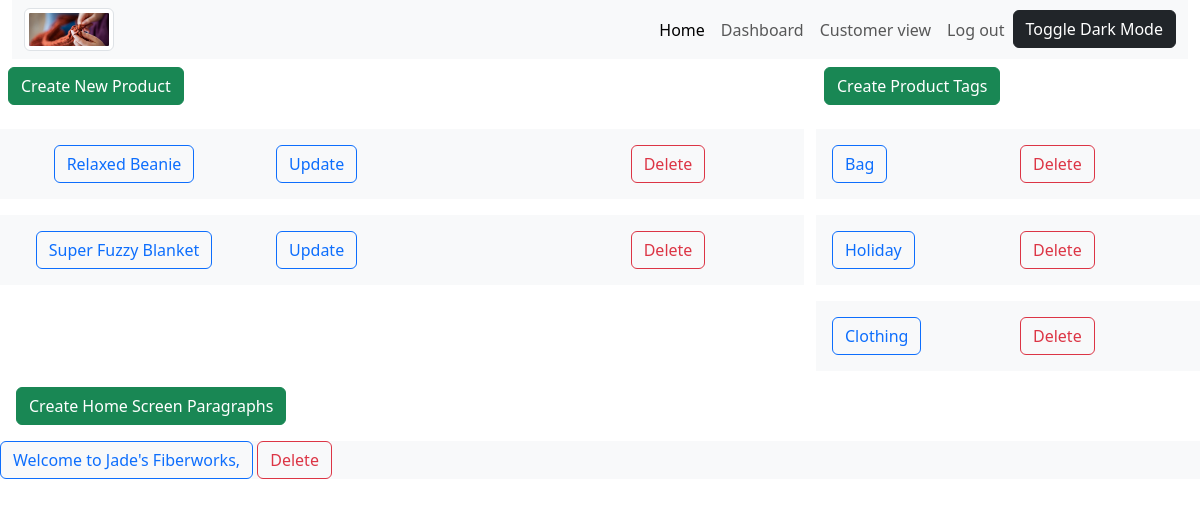
Before: /dashboard/ (signed in) with the older database file.
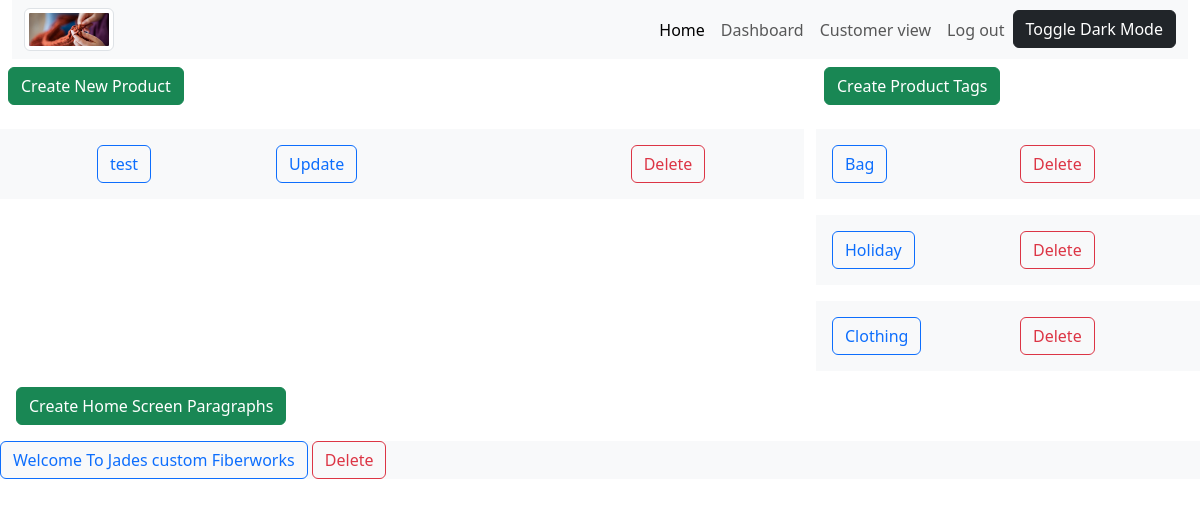
After: the same page with the newer database file.
### fiberworks_app/models.py (models this page shows, shortened)
class Product(models.Model):
    CATEGORY = (
        ('hats', 'hats'),
        ('shawls', 'shawls'),
        ('blankets', 'blankets'),
        ('scarves', 'scarves'),
        ('other', 'other'),
    )
    name = models.CharField(max_length=100)
    price = models.DecimalField(max_digits=5, decimal_places=2)
    description = models.CharField(max_length=250, blank=True, null=True)
    category = models.CharField(max_length=20, default='hats', choices=CATEGORY)
    tags = models.ManyToManyField(Tag, blank=True)
    image = models.ImageField(blank=True, null=True)
    in_stock = models.BooleanField(default=False)
    on_homepage = models.BooleanField(default=False)
    def get_absolute_url(self):
        return reverse("product_details", kwargs={"pk": self.pk})

class Tag(models.Model):
    name = models.CharField(max_length=100)

class Homescreen(models.Model):
    title = models.CharField(max_length=100, blank=True, null=True)
    paragraph = models.TextField(max_length=1000, blank=True, null=True)

### fiberworks_app/views.py (the view)
# urls.py: path('dashboard/', views.dashboard, name='dashboard'),
@login_required(login_url='login')
def dashboard(request):
    products = Product.objects.all()
    tags = Tag.objects.all().distinct()
    homescreen = Homescreen.objects.all()
    return render(request, 'fiberworks_app/dashboard.html', {'products': products, 'tags': tags, 'homescreen': homescreen})

### fiberworks_app/templates/fiberworks_app/dashboard.html (shortened to what this page needs)
{% extends 'fiberworks_app/base_template.html' %}
{% block content %}
  <div class="row">
    <div class="col-md-8">
      <a class="btn btn-success m-2" href="{% url 'create_product' %}">Create New Product</a>
      {% for product in products %}
        <div class="row">
          <div class="col bg-light p-3 text-center">
            <a class="btn btn-outline-primary" href="{{ product.get_absolute_url }}">{{ product.name }}</a>
          </div>
          <div class="col bg-light p-3">
            <a class="btn btn-outline-primary" href="{% url 'update_product' product.pk %}">Update</a>
          </div>
          <div class="col bg-light p-3 text-center">
            <a class="btn btn-outline-danger" href="{% url 'delete_product' product.pk %}">Delete</a>
          </div>
        </div>
      {% endfor %}
    </div>
    <div class="col-md-4">
      <a class="btn btn-success m-2" href="{% url 'create_tag' %}">Create Product Tags</a>
      {% for tag in tags %}
        <div class="col bg-light text-bg-light p-3">
          <div class="row">
            <div class="col">
              <a class="btn btn-outline-primary" href="{% url 'update_tag' tag.pk %}">{{ tag.name }}</a>
            </div>
            <div class="col">
              <a class="btn btn-outline-danger" href="{% url 'delete_tag' tag.pk %}">Delete</a>
            </div>
          </div>
        </div>
      {% endfor %}
    </div>
  </div>
  <div class="p-2">
    <a class="btn btn-success m-2" href="{% url 'create_home_screen' %}">Create Home Screen Paragraphs</a>
  </div>
  {% for title in homescreen %}
    <div class="row bg-light">
      <div class="col">
        <a class="btn btn-outline-primary" href="{% url 'update_home_screen' title.pk %}">{{ title.title }}</a>
        <a class="btn btn-outline-danger" href="{% url 'delete_home_screen' title.pk %}">Delete</a>
      </div>
    </div>
  {% endfor %}
{% endblock %}

Changed rows visible on the page:
removed Product: name "Relaxed Beanie"
removed Product: name "Super Fuzzy Blanket"
removed Homescreen: title "Welcome to Jade's Fiberworks,"
added Product: name "test"
added Homescreen: title "Welcome To Jades custom Fiberworks"
